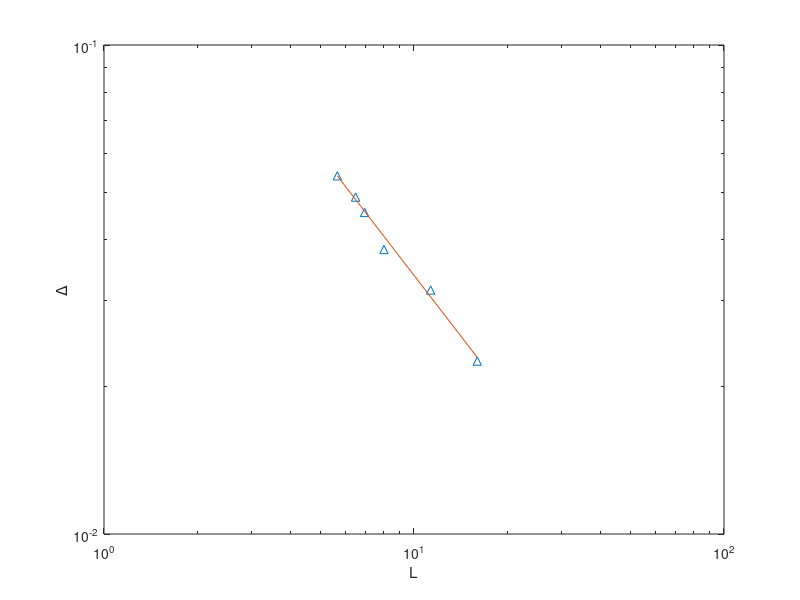
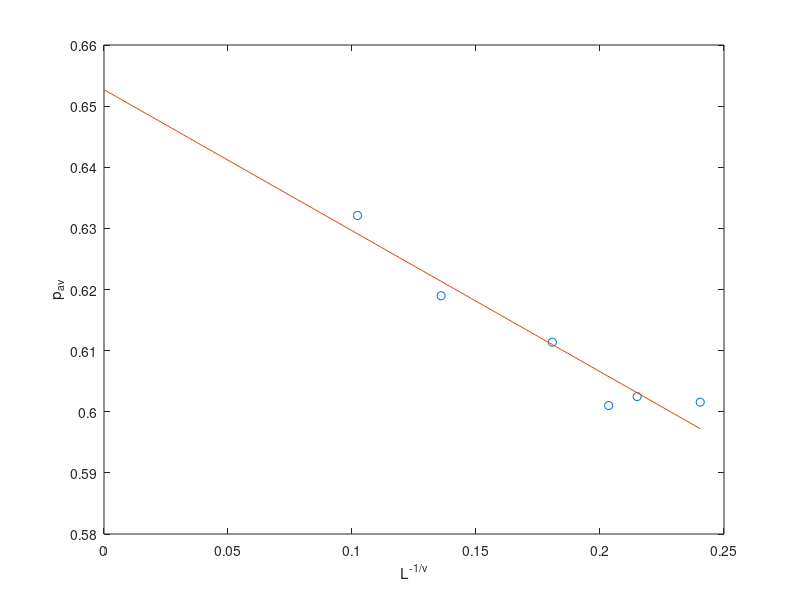

These charts were generated, in order, by the following MATLAB code:
clc;clear;

res = load('voronoi_diff_network.txt');
N_many = [32,42,48,64,128,256];
pav_f = [];
Delta = [];

for n = N_many
    p_first_time = res(res(:,1)==n,2);
    pav = mean(p_first_time);
    pav_f = [pav_f pav];
    del2 = mean(p_first_time.^2)-mean(p_first_time)^2;
    Delta = [Delta sqrt(del2)];
end

L = sqrt(N_many);

% fit from \Delta ~ L^{-1/v} to find v
Pv = polyfit(log(L),log(Delta),1);
v = -1/Pv(1);
yv_fit = L.^(-1/v)*Delta(1)/L(1)^(-1/v);

figure;
loglog(L,Delta,'^');
hold on;
loglog(L,yv_fit);
xlabel('L');
ylabel('\Delta');

% from the exponent v we got to find p_c
x = L.^(-1/v);
Ppc = polyfit(x,pav_f,1);
xfit = linspace(0,max(x));
ypc_fit = xfit*Ppc(1)+Ppc(2);

figure;
plot(x,pav_f,'o');
hold on;
plot(xfit,ypc_fit);
xlabel('L^{-1/\nu}');
ylabel('p_{av}');
